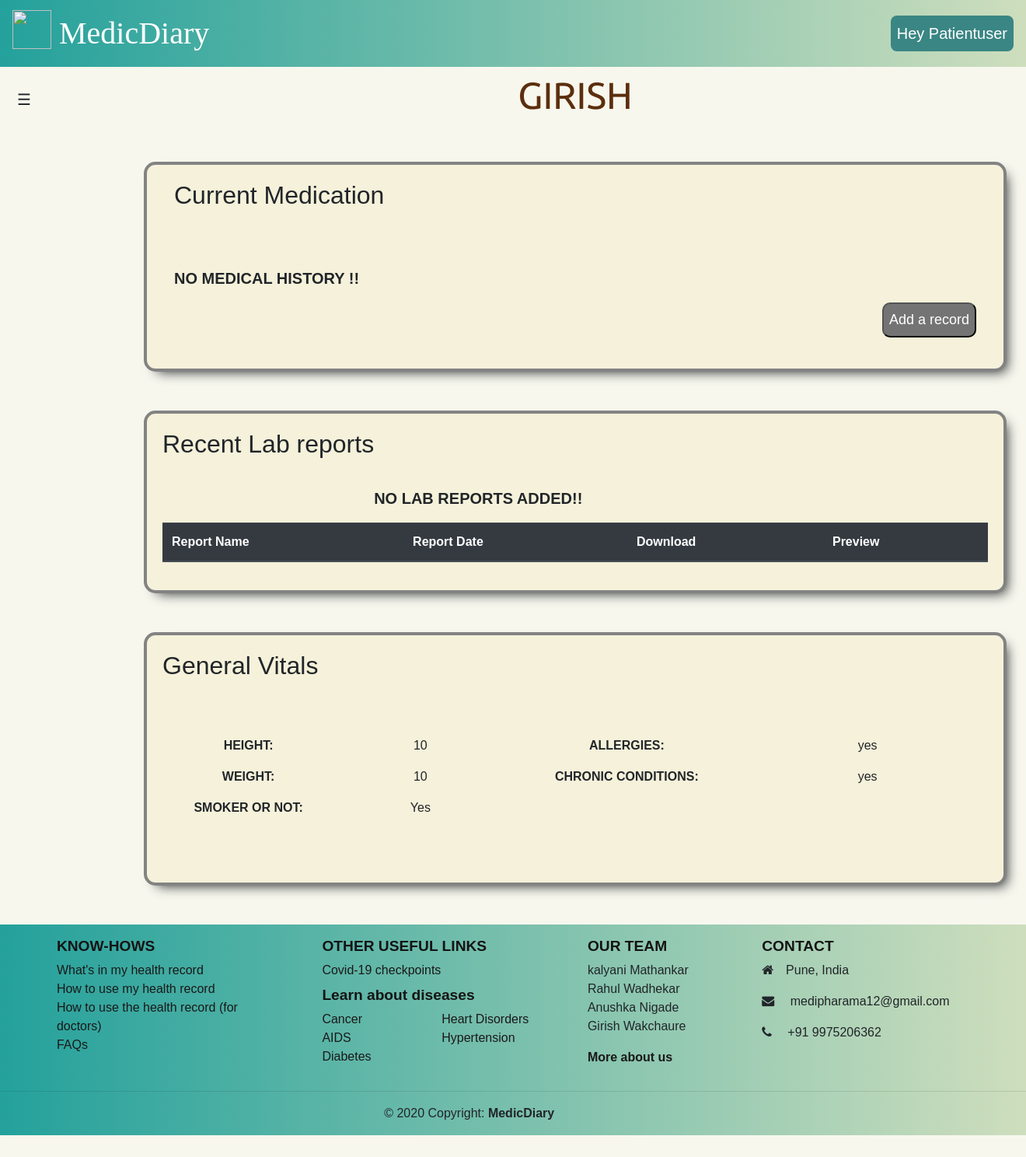
Screenshot of /pat_profile/1 (signed in) with the database file from the repository.
### patient/models.py (models this page shows, shortened)
class PatientProfile(models.Model):
    patient = models.ForeignKey(settings.AUTH_USER_MODEL,on_delete= models.CASCADE)
    userid=models.IntegerField(blank=False,default=0)##added
    name = models.CharField(max_length=30, blank=False)
    age = models.IntegerField(blank=False)
    address = models.TextField(max_length=500, blank=False)
    phone = models.CharField(max_length=40, blank=False, help_text='10 digit Mobile Number')
    emergency_contact = models.CharField(max_length=40, blank=False)
    profession = models.CharField(max_length=30)
    gender = models.CharField(max_length=30)
    profile_pic = models.ImageField(default = 'patients_profile_pictures/defaultprofilepic.jpg', upload_to = 'patients_profile_pictures')
    Aadhar_Number= models.IntegerField(blank=False, help_text='12 digit unique Aadhar Number')
    usertype = models.IntegerField(default = 1)
    access_code=models.IntegerField(default=1)

class PatientVitals(models.Model):
    patientv = models.ForeignKey(settings.AUTH_USER_MODEL, on_delete=models.CASCADE)
    Height_in_Centimeters = models.CharField(max_length=100, blank=False, help_text='Height in centimeters')
    Weight_in_kilograms = models.CharField(max_length=100, blank=False, help_text='Weight in kilograms')
    Allergies = models.TextField(max_length=30)
    Smoker_or_not = models.CharField(max_length=30)
    Chronic_conditions = models.CharField(max_length=30, help_text='Your current long term diseases. <br>Ex. High BP, Diabetes etc')

### doctor/views.py (the view, shortened to what this page needs)
# urls.py: path('pat_profile/<int:p>', views.pat_profile,name = 'pat_profile'),
@login_required
def pat_profile(request,p):
    print(p)
    subject=PatientProfile.objects.filter(id=p)[0]
    pat_user=User.objects.get(id=subject.userid)
    pat_vitals=PatientVitals.objects.filter(patientv=pat_user)
    all_reports=Records.objects.filter(patient_id=p).order_by('id').reverse()
    all_lab=LabReports.objects.filter(patientl=pat_user).order_by('id').reverse()
    print(len(all_lab))
    print(len(pat_vitals))
    return render(request,'doctor/patient_records_in_doc.html',{'subject':subject,"vitals":pat_vitals.first(),'Reports':all_reports,"labreports":all_lab})

### doctor/templates/doctor/patient_records_in_doc.html
{% extends 'doctor/base.html' %}
{% block doctorbase %}
{% load static %}
<div class="container" id="main-content" style="margin-left: 170px;">
    <div class="container">
        <p style="text-align: center;font-family:'Ubuntu';font-size: 3rem;text-align: center; color: rgb(92, 46, 13); ">{{subject.name|upper}}</p>
    </div>
    <div class="row dashboard-content">
        <div class="col">
        <h2>Current Medication </h2>
        {% for report in Reports%}
        <div class="prescription" style="background: #fff7c8 ;padding: 1em;">
            <p style="font-size: x-large;"><span><b>Doctor: </b> {{report.doctor_name}}</span>
            <span style="float: right;"><b>Date: </b>{{report.date}}</span></p>
            <p><b>Symptoms: </b>{{report.Symptoms}}</p>
            <p><b>Diagnosis: </b>{{report.diagnosis}}</p>
                    <table class="table table-bordered table-sm">
                        <thead class="thead-dark">
                        <tr>
                            <th>Medicine</th>
                            <th>Dosage</th>
                            <th>For</th>
                        </tr>
                        </thead>
                        <tbody>
                            {%for med in report.medication%}
                        <tr>
                            {%for each in med%}
                            <td>{{each}}</td>
                            {%endfor%}
                        </tr>
                        {%endfor%}
                        </tbody>
                    </table>
                    <p><strong>Additional Precautions:</strong> {{report.additional_precautions}}</p>
                </div>
                    <hr>
                    {% empty %}
                    <div style="margin-top:7%;">
                        <p style="font-size: 20px;">
                            <b>
                                NO MEDICAL HISTORY !!
                            </b>
                        </p>
                    </div>
                    {%endfor%}
    <span style="float:right"> <button class="edit-option-buttons" style="font-size: 18px;">
        <a href="{% url 'doctor:newReport' p=subject.id %}">Add a record</a></button></span>
    </div>
    </div>
    <div class="row dashboard-content">
        <h2>Recent Lab reports </h2>
        <table class="table table-striped">
            <thead class="thead-dark">
                <tr>
                    <th>Report Name</th>
                    <th>Report Date</th>
                    <th>Download</th>
                    <th>Preview</th>
                </tr>
            </thead>
            <tbody>
                {%for report in labreports%}
                <tr>
                    <td>{{report.report_name}}</td>
                    <td>{{report.report_date}}</td>
                    <td><a class="prev-download-btn" href="{{report.labreportfile.url}}" download>Download</a></td>
                    <td><a class="prev-download-btn" href="{{report.labreportfile.url}}" target="_blank" >Preview</a></td>
                </tr>
                {% empty %}
                <div style="margin-top:7%;">
                    <p style="font-size: 20px;">
                        <b>
                            NO LAB REPORTS ADDED!!
                        </b>
                    </p>
                </div>
                {%endfor%}
            </tbody>
        </table>
    </div>
    <div class="row dashboard-content">
        <h2>General Vitals </h2>
        <div class="container" style="width: 100%;">
            <div class="row my-5">
                <div class="col-5 text-center">
                    <div class="row my-3">
                        <div class="col-lg-6 profile-content">
                            <b>HEIGHT: </b>
                        </div>
                        <div class="col-lg-6 profile-content">
                            {{vitals.Height_in_Centimeters}}
                        </div>
                    </div>
                    <div class="row my-3">
                        <div class="col-lg-6 profile-content">
                            <b>WEIGHT:</b>
                        </div>
                        <div class="col-lg-6 profile-content">
                            {{vitals.Weight_in_kilograms}}
                        </div>
                    </div>
                    <div class="row my-3">
                        <div class="col-lg-6 profile-content">
                            <b>SMOKER OR NOT:</b>
                        </div>
                        <div class="col-lg-6 profile-content">
                            {{vitals.Smoker_or_not}}
                        </div>
                    </div>
                </div>
                <div class="col-7 text-center">
                    <div class="row my-3">
                        <div class="col-lg-6 profile-content">
                            <b>ALLERGIES:</b>
                        </div>
                        <div class="col-lg-6 profile-content">
                            {{vitals.Allergies}}
                        </div>
                    </div>
                    <div class="row my-3">
                        <div class="col-lg-6 profile-content">
                            <b>CHRONIC CONDITIONS:</b>
                        </div>
                        <div class="col-lg-6 profile-content">
                            {{vitals.Chronic_conditions}}
                        </div>
                    </div>
                </div>
            </div>
        </div>
    </div>
</div>
{% endblock %}

### doctor/templates/doctor/base.html (shortened to what this page needs)
{% load static %}
<!doctype html>
<html lang="en">
<head>
	<link rel="stylesheet" href="https://stackpath.bootstrapcdn.com/bootstrap/4.5.2/css/bootstrap.min.css"
>
	<link rel="stylesheet" href="{% static 'doctor/css_files/style.css' %}">
	<link rel="stylesheet" href="https://maxcdn.bootstrapcdn.com/font-awesome/4.7.0/css/font-awesome.min.css" />
	<link href="https://unpkg.com/aos@2.3.1/dist/aos.css" rel="stylesheet">
</head>
<body style="background: #f7f7ee">
	<nav class="navbar navbar-expand-lg navbar-light nav-bg" id="navstyle">
		<a class="navbar-brand" href="{% url 'centralapp:mainpage' %}"
			style="font-family: Cinzel; font-size: 40px !important; color: white;">
			<img src="{% static 'doctor/Images/icon.png' %}" width="50" height="50" class="d-inline-block align-top"
				alt="" loading="lazy">
			MedicDiary
		</a>
		<div class="collapse navbar-collapse" id="navbarSupportedContent" style="font-size:20px; ">
			<ul class="navbar-nav ml-auto">
				{% if user.is_authenticated %}
				<li class="nav-item dropdown">
					<a class="nav-link " style="background:#3a8684;color:white;border-radius: 8px;" id="navbarDropdown" role="button" data-toggle="dropdown" aria-haspopup="true" aria-expanded="false" >
						Hey {{request.user.username|title }}
					</a>
				</li>
				{% endif %}
			</ul>
		</div>
	</nav>
	{% with 'create_doctorprofile doctorRegister' as list%}
		{% if request.resolver_match.url_name not in list.split %}
		<div id="sidebar">
			<div class="toggle-btn" onclick="toggleSideBar()">
				<span style='font-size:20px;'>&#9776;</span>
			</div>
		</div>
		{%endif%}
		{% endwith%}
	{% block doctorbase %}
	{% endblock %}
	<footer class="page-footer footer font-small mdb-color" style="background:linear-gradient(90deg, #24a19c,#cedebd);">
		<div class="row text-center ml-5 text-md-left">
			<div class="col-md-3 col-lg-3 col-xl-3 mx-auto mt-3 footer-style">
				<h6 class="text-uppercase mb-2 ">Know-hows</h6>
				<p>
					<a href="{% url 'centralapp:Inside_health_records' %}" class="useful_links">What's in my health
						record</a><br>
					<a href="{% url 'centralapp:patients_how_to_use' %}" class="useful_links">How to use my health
						record</a><br>
					<a href="{% url 'centralapp:doc_how_to_use' %}" class="useful_links">How to use the health record
						(for doctors)</a><br>
					<a href="{% url 'centralapp:FAQS' %}" class="useful_links">FAQs</a><br>
				</p>
			</div>
			<div class="col-md-3 col-lg-3 col-xl-3 mx-auto mt-3 footer-style">
				<h6 class="text-uppercase mb-2 font-weight-bold"> Other useful links</h6>
				<div class="no-bullet-list two-column-list">
					<a href="{% url 'centralapp:Covid_19' %}" class="useful_links">Covid-19 checkpoints</a><br>
					<h6 class="mt-2 font-weight-bold">Learn about diseases</h6>
					<ul>
						<li><a href="{% url 'centralapp:Cancer' %}" class="useful_links">Cancer</a><br></li>
						<li><a href="{% url 'centralapp:Aids' %}" class="useful_links">AIDS</a><br></li>
						<li><a href="{% url 'centralapp:Diabetes' %}" class="useful_links">Diabetes</a><br></li>
						<li><a href="{% url 'centralapp:Heart_disorder' %}" class="useful_links">Heart Disorders</a><br>
						</li>
						<li><a href="{% url 'centralapp:Hypertension' %}" class="useful_links">Hypertension</a><br></li>
					</ul>
				</div>
			</div>
			<div class="col-md-2 col-lg-2 col-xl-2 mx-auto mt-3 no-bullet-list footer-style">
				<h6 class="text-uppercase mb-2 font-weight-bold">Our Team</h6>
				<ul>
					<li>kalyani Mathankar<br></li>
					<li>Rahul Wadhekar<br></li>
					<li>Anushka Nigade<br></li>
					<li>Girish Wakchaure</li>
				</ul>
				<a href="{% url 'centralapp:About_us' %}" class="useful_links" style="font-weight:bold">More about
					us</a>
			</div>
			<div class="col-md-3 col-lg-3 col-xl-3 mr-5 mt-3 footer-style">
				<h6 class="text-uppercase mb-2 font-weight-bold ">Contact</h6>
				<p>
					<i class="fa fa-home mr-3"></i>Pune, India
				</p>
				<p>
					<i class="fa fa-envelope mr-3 "></i> medipharama12@gmail.com
				</p>
				<p>
					<i class="fa fa-phone mr-3"></i> +91 9975206362
				</p>
			</div>
		</div>
		<hr>
		<div class="row d-flex align-items-center footer-style">
			<div class="col-md-11 col-lg-11">
				<p class="text-center">© 2020 Copyright:
					<strong> MedicDiary</strong>
				</p>
			</div>
		</div>
	</footer>
</body>
</html>

### doctor/static/doctor/css_files/style.css (style rules this page uses)
html { scroll-behavior: smooth; }
* { margin: 0px; padding: 0px; font-family: sans-serif; }
#navstyle { background-color: #24a19c; color: #FFFFF0; background-image: linear-gradient(90deg, #24a19c 0%, #cedebd 100%); }
#sidebar { position: absolute; top:88px; width: 200px; height: 100%; background: #24a19c; left: -200px; transition: all 300ms linear; }
#sidebar .toggle-btn { position: absolute; left: 210px; top: 20px; cursor: pointer; padding: 5px 12px; }
#main-content { transition: all 0.4s linear; margin: auto 170px auto 3fr; }
.dashboard-content { padding: 20px; border-radius: 15px; border: solid 4px #838383; background-color: #f5f1da; margin: 50px auto; box-shadow: 0.5em 0.5em 1em -0.5em; }
.edit-option-buttons { padding: 7px; background: #757474; color: white; border-radius: 10px; margin-bottom: 20px; }
.edit-option-buttons a { text-decoration: none; color: white; }
.footer-style h6 { font-weight: 700; font-size: 1.2em; color: rgb(20, 20, 20); }
.footer-style a { padding: 10px 0; font-weight: 500; color: rgb(26, 25, 25); }
.no-bullet-list ul li { list-style: none; }
.two-column-list ul { list-style-type: none; columns: 2; -webkit-columns: 2; -moz-columns: 2; }
.useful_links { color: rgb(59, 59, 59); text-decoration: none; }

### rows the page displays
PatientProfile: name "GIRISH"
PatientVitals: Height_in_Centimeters "10", Weight_in_kilograms "10", Smoker_or_not "Yes", Allergies "yes", Chronic_conditions "yes"

### other values shown
{{ request.user.username|title }} "Patientuser"
